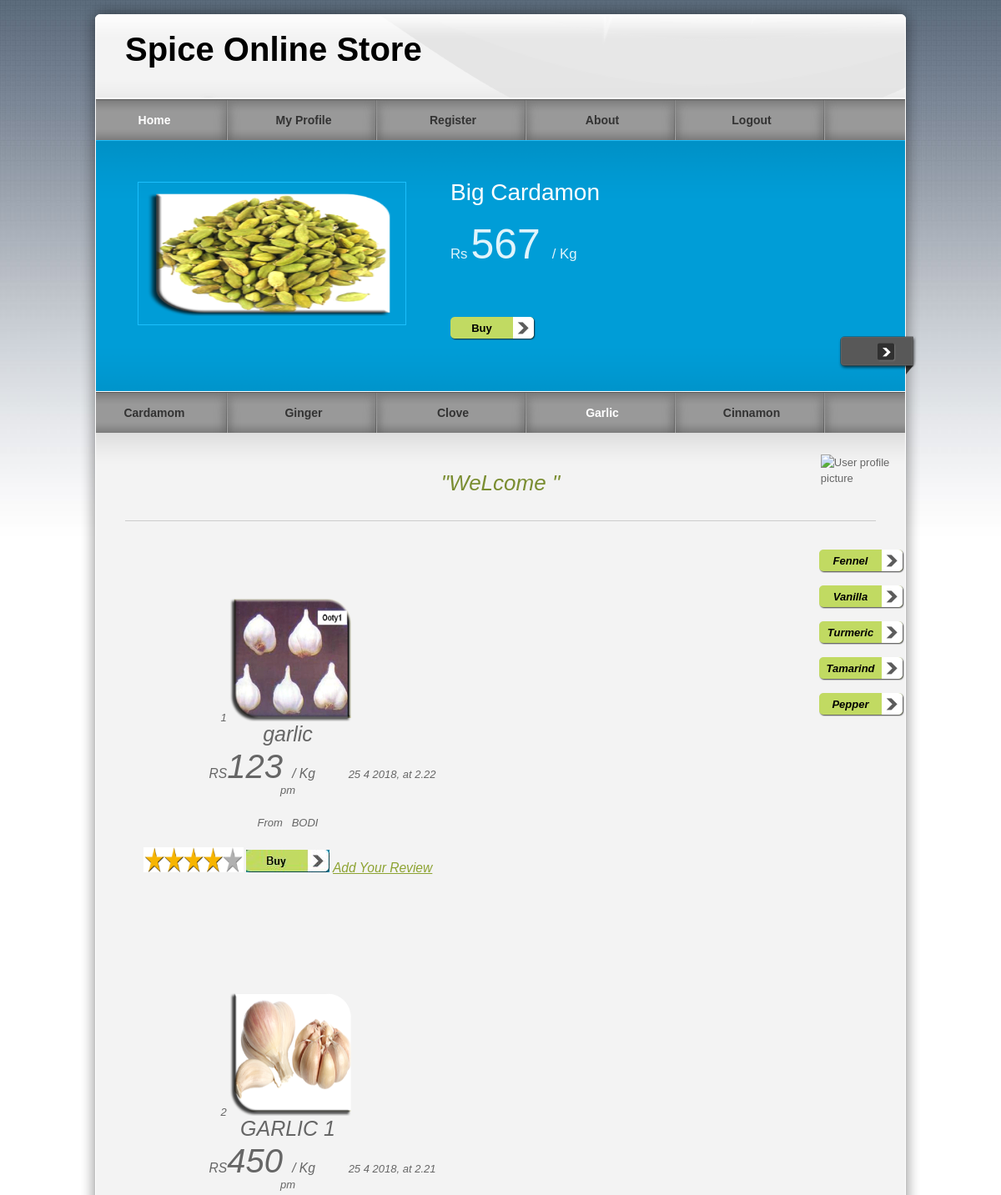
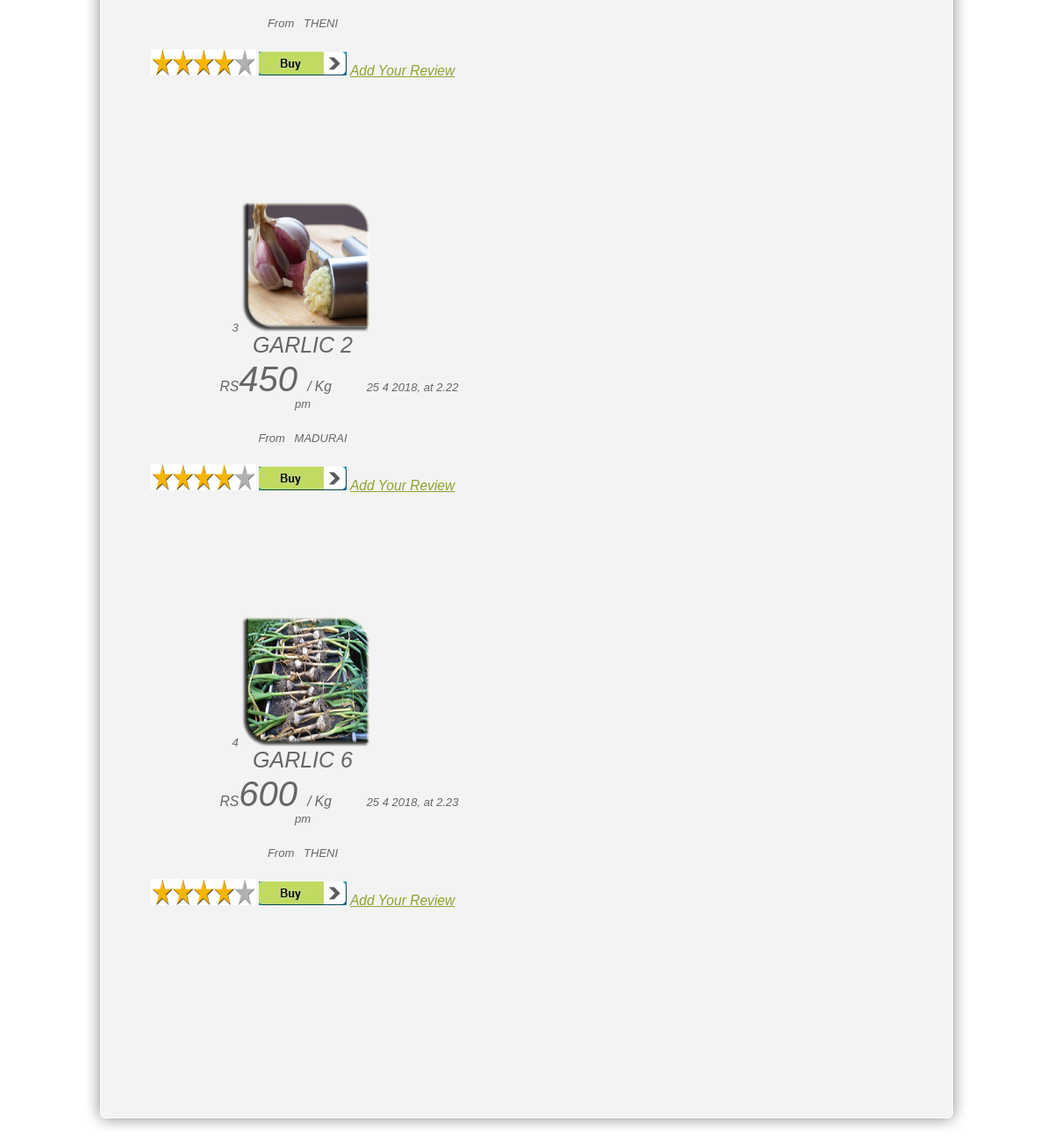
Page /pro/garlic.php on the committed database (2 pictures, top to bottom).
### tables this page shows
CREATE TABLE IF NOT EXISTS `offer` (
  `number` int(11) NOT NULL,
  `name` varchar(50) NOT NULL,
  `image` text NOT NULL,
  `price` varchar(50) NOT NULL,
  `time` varchar(50) NOT NULL,
  `details` varchar(100) NOT NULL,
  PRIMARY KEY (`number`)
);

CREATE TABLE IF NOT EXISTS `garlic` (
  `number` int(11) NOT NULL AUTO_INCREMENT,
  `name` varchar(55) NOT NULL,
  `price` varchar(55) NOT NULL,
  `image` text NOT NULL,
  `time` varchar(55) NOT NULL,
  `place` varchar(55) NOT NULL,
  PRIMARY KEY (`number`)
);

### pro/garlic.php (the view, shortened to what this page needs)
<?php
$username=$_SESSION['uname'];
?>
<!DOCTYPE html PUBLIC "-//W3C//DTD XHTML 1.0 Transitional//EN" "http://www.w3.org/TR/xhtml1/DTD/xhtml1-transitional.dtd">
<head>
<link href="templatemo_style.css" rel="stylesheet" type="text/css" />
<link href="css/jquery.ennui.contentslider.css" rel="stylesheet" type="text/css" media="screen,projection" />
</head>
<body>
<div id="templatemo_wrapper">
    <div id="templatemo_header">
        <div id="site_title">
            <h1>Spice Online Store</h1>
        </div>
    </div>
  	<div id="templatemo_menu">
        <ul>
            <li><a href="home.php"class="current">Home</a></li>
            <li><a href="profile.php">My Profile</a></li>
            <li><a href="reg.php">Register</a></li>
            <li><a href="partners.html">About</a></li>
            <li><a href="logout.php">Logout</a></li>
        </ul>
    </div>
    <div id="templatemo_banner">
                <div id="one" class="contentslider">
                    <div class="cs_wrapper">
                        <div class="cs_slider">
                            <div class="cs_article">
                            	<div class="slider_content_wrapper">
                            	 <?PHP
$select=mysql_query("select * from offer where number=1 ");
$row=mysql_fetch_array($select);
 ?>
                      				<div class="right">
                                        <h2><?php echo $row['name'];?> </h2><br/>
                                        <p><big>Rs</big> <span style="font-size:50px"><?php echo $row['price'];?></span> <big> / Kg</big></p><br/>
                                        <div class="button"><a href="#">Buy</a></div>
                                    </div>
                                  <div class="left">
                                  <img src="admin/<?php echo $row['image']; ?>" alt="Image 01" />
                                    </div>
                                </div>
                            </div>
                        </div>
                    </div>
                </div>
        </div>
        <div id="templatemo_menu">
        <ul>
            <li><a href="home.php">Cardamom</a></li>
            <li><a href="ginger.php">Ginger</a></li>
            <li><a href="clove.php">Clove</a></li>
            <li><a href="garlic.php"class="current">Garlic</a></li>
            <li><a href="cinnamon.php">Cinnamon</a></li>
            </ul>
    </div>
     <div id="templatemo_main"><span class="main_top"></span>
     <?php
     $sql=mysql_query("select * from signup where username='".$username."' ");
$row=mysql_fetch_array($sql);
?>
          <p class="welcome_text">&quot;WeLcome <?php echo $row['name'];?>&quot;</p>
          <div style="position:absolute; left:88%;  top:1.2%;">
<img class="img-rounded" src="<?php
echo $row['image']; ?>" alt="User profile picture" width="100" height="100" style="inline-box-align:initial"></div>
     	<div class="col_w420 float_l">
                      <blockquote>
 <?PHP
$select=mysql_query("select * from garlic ");
$view=mysql_num_rows($select);
 for($i=0;$i<$view;$i++)
 {
 ?>
 <center>
 <div class="table-responsive">
 <tr>
     <td align="center"><?php echo mysql_result($select,$i,"number");?></td>
        <td align="center">
        <img src="admin/<?php echo mysql_result($select,$i,"image");?>" width="150" height="150" /></td>
        <br/>
 <td align="center"><span style="font-size:25px"><?php echo mysql_result($select,$i,"name");?></span></td></div><br/>
    <td align="center"><big>RS</big><span style="font-size:40px"><?php echo mysql_result($select,$i,"price");?></span><big> / Kg</big></td>
    &nbsp;&nbsp;&nbsp;&nbsp;&nbsp;&nbsp;&nbsp;&nbsp;&nbsp;&nbsp;<td align="center"><?php echo mysql_result($select,$i,"time");?></td><br/><br/>
    <td align="center">From&nbsp;&nbsp;&nbsp;<?php echo mysql_result($select,$i,"place");?></td><br/><br/>
                                                                                  <img src="images/0004.png" width="120" height="30"/>
    <td align="center"><a href="viewgarlic.php?edit=<?php echo mysql_result($select,$i,"number");?>"><img src="images/img.JPG" /></a>
              <td align="center"><a href="reviewga.php?edit=<?php echo mysql_result($select,$i,"number");?>"><big>Add Your Review</big></a>
    </td>
  </tr><br/>
  <br/><br/>
  <br/><br/>
  <br/><br/>
<br/></center>
  <?PHP
  }
  ?>
          <div style="position: absolute; left: 887px; top: 125px;">
<div class="button"><a href="fennel.php">Fennel</a></div>
                                                                <div class="button"><a href="vanilla.php">Vanilla</a></div>
                                                                <div class="button"><a href="turmeric.php">Turmeric</a></div>
                                                                <div class="button"><a href="tamarind.php">Tamarind</a></div>
                                                                <div class="button"><a href="pepper.php">Pepper</a></div></div>
                  <br/>
                      </blockquote>
       </div>
    </div>
    <div id="templatemo_main_bottom"></div>
    <div id="templatemo_footer">
    </div>
</div>
</body>
</html>

### pro/templatemo_style.css (style rules this page uses)
body { margin: 0px; padding: 0px; color: #666; font-family: Helevetica,Arial,sans-serif; font-size: 13px; line-height:1.5em; background-color: #fff; background-attachment:fixed; background-image: url(images/templatemo_body.jpg); background-repeat: repeat-x; }
a, a:link, a:visited { color: #8da332; }
p { margin: 0px; padding: 0 0 10px 0; }
img { border: none; }
h1 { font-size: 40px; font-weight: bold; margin: 0 0 30px 0; padding: 5px 0; color: #000; }
h2 { font-size: 28px; font-weight: normal; line-height: 28px; margin: 0 0 30px 0; padding: 0; color: #000; }
.float_l { float: left; }
blockquote { font-style: italic; margin-left: 10px; }
.button a { clear: both; display: block; width: 75px; height: 24px; padding: 4px 27px 0 0; margin-top: 15px; background: url(images/templatemo_button.png) no-repeat; color: #000; font-weight: bold; text-align: center; text-decoration: none; }
#templatemo_wrapper { width: 1010px; margin: 0 auto; }
#templatemo_header { width: 900px; height: 68px; padding: 50px 55px 0; background: url(images/templatemo_header.png) no-repeat; }
#templatemo_header #site_title { float: left; width: 500px; padding: 0; }
#templatemo_header #site_title h1 { margin: 0; padding: 0; }
#templatemo_menu { width: 970px; height: 50px; padding: 0 20px; background: url(images/templatemo_menu.png) repeat-x; }
#templatemo_menu ul { margin: 0; padding: 0; list-style: none; }
#templatemo_menu ul li { padding: 0px; margin: 0px; display: inline; }
#templatemo_menu ul li a { float: left; display: block; width: 140px; height: 33px; padding: 17px 34px 0 0; margin: 0 5px 0 0 ; font-size: 14px; text-align: center; text-decoration: none; color: #333; font-weight: bold; outline: none; border: none; background: url(images/templatemo_menu_divider.png) right no-repeat; }
#templatemo_menu ul li a:hover, #templatemo_menu ul li .current { color: #fff; }
#templatemo_banner { clear: both; position: relative; width: 970px; height: 201px; padding: 50px 20px; background: url(images/templatemo_slider.png) no-repeat; }
#templatemo_main { position: relative; width: 900px; padding: 45px 55px; background: url(images/templatemo_content.png) repeat-y; }
#templatemo_main .main_top { position: absolute; top: 0; left: 20px; width: 970px; height: 45px; background: url(images/templatemo_content_top.png) no-repeat; }
#templatemo_main_bottom { width: 1010px; height: 40px; background: url(images/templatemo_content_bottom.png) no-repeat; }
.col_w420 { width: 420px; }
.welcome_text { font-size: 26px; color: #7a8d31; font-style: italic; text-align: center; margin-bottom: 60px; padding-bottom: 30px; line-height: 30px; border-bottom: 1px solid #CCC; }
#templatemo_footer { width: 910px; padding: 0 30px 10px; text-align: center; color: #666; }

### rows in the picture
offer: name "Big Cardamon", price "567", image (picture)
garlic: number "1", image (picture), name "garlic", price "123", time "25 4 2018, at 2.22 pm", place "BODI"
garlic: number "2", image (picture), name "GARLIC 1", price "450", time "25 4 2018, at 2.21 pm", place "THENI"
garlic: number "3", image (picture), name "GARLIC 2", price "450", time "25 4 2018, at 2.22 pm", place "MADURAI"
garlic: number "4", image (picture), name "GARLIC 6", price "600", time "25 4 2018, at 2.23 pm", place "THENI"
